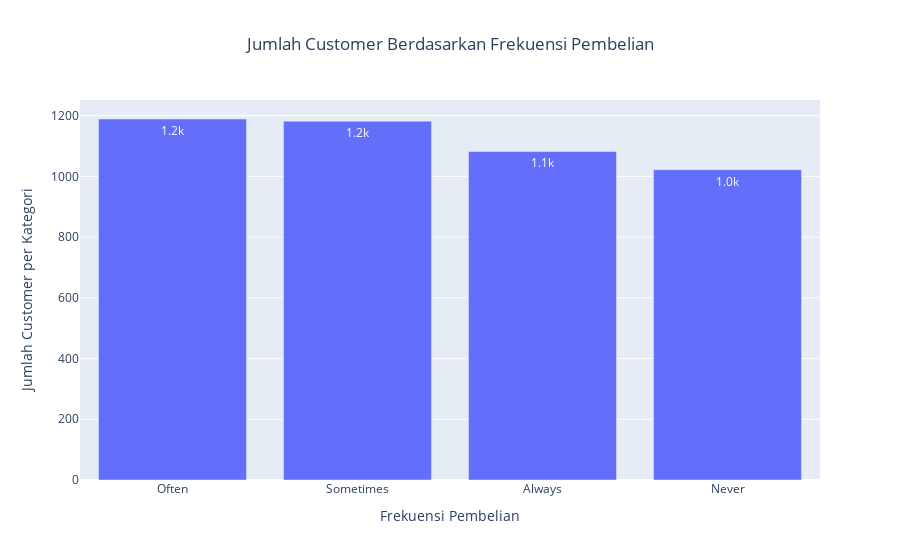

Here is the notebook cell this chart was saved with:
### Markdown cell above
Cek jumlah customer berdasarkan frekuensi pembelian dengan groupby dan count, dan divisualisasikan dengan plotly

### Code cell
# grouping by category and counting price
toppfreq = df1.groupby("PURCHASES_FREQUENCY_CAT")["CUST_ID"].count().sort_values(ascending=False)
toppfreq = toppfreq.reset_index()
toppfreq

# bar chart figure
fig = px.bar(toppfreq, x="PURCHASES_FREQUENCY_CAT", y="CUST_ID", text_auto='.2s', title='Jumlah Customer Berdasarkan Frekuensi Pembelian')
fig.update_layout(title_x = 0.5)
fig.update_xaxes(title_text="Frekuensi Pembelian")
fig.update_yaxes(title_text="Jumlah Customer per Kategori")

# display
fig.show()
toppfreq

### Figure 1 — Plotly figure (JSON) as saved in the notebook; plotly's stock layout.template omitted (floating-point values rounded to 4 significant figures)
{"data": [{"alignmentgroup": "True", "hovertemplate": "PURCHASES_FREQUENCY_CAT=%{x}<br>CUST_ID=%{y}<extra></extra>", "legendgroup": "", "marker": {"color": "#636efa", "pattern": {"shape": ""}}, "name": "", "offsetgroup": "", "orientation": "v", "showlegend": false, "textposition": "auto", "texttemplate": "%{y:.2s}", "type": "bar", "x": ["Often", "Sometimes", "Always", "Never"], "xaxis": "x", "y": [1189, 1182, 1082, 1022], "yaxis": "y"}], "layout": {"barmode": "relative", "legend": {"tracegroupgap": 0}, "title": {"text": "Jumlah Customer Berdasarkan Frekuensi Pembelian", "x": 0.5}, "xaxis": {"anchor": "y", "domain": [0, 1], "title": {"text": "Frekuensi Pembelian"}}, "yaxis": {"anchor": "x", "domain": [0, 1], "title": {"text": "Jumlah Customer per Kategori"}}}}
